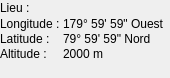
        <widget class="QWidget" name="coordonnees">
         <widget class="QLabel" name="nLieu">
          <property name="geometry">
           <rect>
            <x>0</x>
            <y>0</y>
            <width>160</width>
            <height>16</height>
           </rect>
          </property>
          <property name="font">
           <font/>
          </property>
          <property name="text">
           <string>Lieu :</string>
          </property>
         </widget>
         <widget class="QWidget" name="formLayoutWidget_60">
          <property name="geometry">
           <rect>
            <x>0</x>
            <y>17</y>
            <width>161</width>
            <height>52</height>
           </rect>
          </property>
          <layout class="QFormLayout" name="formLayout_llaConf">
           <property name="sizeConstraint">
            <enum>QLayout::SetFixedSize</enum>
           </property>
           <property name="labelAlignment">
            <set>Qt::AlignLeading|Qt::AlignLeft|Qt::AlignVCenter</set>
           </property>
           <property name="horizontalSpacing">
            <number>3</number>
           </property>
           <property name="verticalSpacing">
            <number>1</number>
           </property>
           <item row="0" column="0">
            <widget class="QLabel" name="lbl_nLongitude">
             <property name="font">
              <font/>
             </property>
             <property name="text">
              <string>Longitude :</string>
             </property>
            </widget>
           </item>
           <item row="1" column="0">
            <widget class="QLabel" name="lbl_nLatitude">
             <property name="font">
              <font/>
             </property>
             <property name="text">
              <string>Latitude :</string>
             </property>
            </widget>
           </item>
           <item row="2" column="0">
            <widget class="QLabel" name="lbl_nAltitude">
             <property name="font">
              <font/>
             </property>
             <property name="text">
              <string comment="Altitude of observer">Altitude :</string>
             </property>
            </widget>
           </item>
           <item row="0" column="1">
            <widget class="QLabel" name="nLongitude">
             <property name="font">
              <font/>
             </property>
             <property name="text">
              <string notr="true">179° 59' 59&quot; Ouest</string>
             </property>
            </widget>
           </item>
           <item row="1" column="1">
            <widget class="QLabel" name="nLatitude">
             <property name="font">
              <font/>
             </property>
             <property name="text">
              <string notr="true">79° 59' 59&quot; Nord</string>
             </property>
            </widget>
           </item>
           <item row="2" column="1">
            <widget class="QLabel" name="nAltitude">
             <property name="font">
              <font/>
             </property>
             <property name="text">
              <string notr="true">2000 m</string>
             </property>
            </widget>
           </item>
          </layout>
         </widget>
        </widget>
